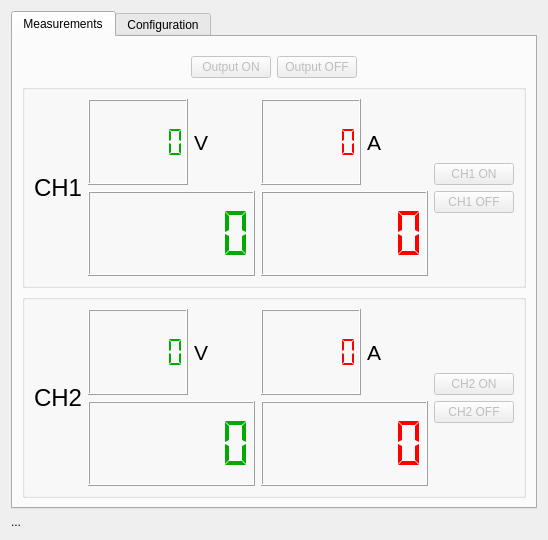
<?xml version="1.0" encoding="UTF-8"?>
<ui version="4.0">
 <class>LVpsuWidget</class>
 <widget class="QWidget" name="LVpsuWidget">
  <property name="geometry">
   <rect>
    <x>0</x>
    <y>0</y>
    <width>548</width>
    <height>540</height>
   </rect>
  </property>
  <property name="windowTitle">
   <string>Form</string>
  </property>
  <layout class="QVBoxLayout" name="verticalLayout_8">
   <item>
    <layout class="QHBoxLayout" name="tcpLayout"/>
   </item>
   <item>
    <widget class="QTabWidget" name="tabWidget">
     <property name="currentIndex">
      <number>0</number>
     </property>
     <widget class="QWidget" name="tab">
      <attribute name="title">
       <string>Measurements</string>
      </attribute>
      <layout class="QVBoxLayout" name="verticalLayout_13">
       <item>
        <spacer name="verticalSpacer_5">
         <property name="orientation">
          <enum>Qt::Vertical</enum>
         </property>
         <property name="sizeType">
          <enum>QSizePolicy::Fixed</enum>
         </property>
         <property name="sizeHint" stdset="0">
          <size>
           <width>20</width>
           <height>10</height>
          </size>
         </property>
        </spacer>
       </item>
       <item>
        <layout class="QHBoxLayout" name="horizontalLayout_9">
         <property name="bottomMargin">
          <number>0</number>
         </property>
         <item>
          <spacer name="horizontalSpacer_6">
           <property name="orientation">
            <enum>Qt::Horizontal</enum>
           </property>
           <property name="sizeHint" stdset="0">
            <size>
             <width>40</width>
             <height>20</height>
            </size>
           </property>
          </spacer>
         </item>
         <item>
          <widget class="QPushButton" name="outputON">
           <property name="enabled">
            <bool>false</bool>
           </property>
           <property name="text">
            <string>Output ON</string>
           </property>
          </widget>
         </item>
         <item>
          <widget class="QPushButton" name="outputOFF">
           <property name="enabled">
            <bool>false</bool>
           </property>
           <property name="text">
            <string>Output OFF</string>
           </property>
          </widget>
         </item>
         <item>
          <spacer name="horizontalSpacer_7">
           <property name="orientation">
            <enum>Qt::Horizontal</enum>
           </property>
           <property name="sizeHint" stdset="0">
            <size>
             <width>40</width>
             <height>20</height>
            </size>
           </property>
          </spacer>
         </item>
        </layout>
       </item>
       <item>
        <widget class="QGroupBox" name="groupBox1">
         <layout class="QHBoxLayout" name="horizontalLayout_5">
          <item>
           <widget class="QLabel" name="label_5">
            <property name="font">
             <font>
              <pointsize>18</pointsize>
              <italic>false</italic>
             </font>
            </property>
            <property name="text">
             <string>CH1</string>
            </property>
           </widget>
          </item>
          <item>
           <layout class="QVBoxLayout" name="verticalLayout_4">
            <item>
             <layout class="QHBoxLayout" name="horizontalLayout_3">
              <item>
               <widget class="QLCDNumber" name="CH1volatgeSet">
                <property name="minimumSize">
                 <size>
                  <width>100</width>
                  <height>40</height>
                 </size>
                </property>
                <property name="palette">
                 <palette>
                  <active>
                   <colorrole role="WindowText">
                    <brush brushstyle="SolidPattern">
                     <color alpha="255">
                      <red>0</red>
                      <green>170</green>
                      <blue>0</blue>
                     </color>
                    </brush>
                   </colorrole>
                  </active>
                  <inactive>
                   <colorrole role="WindowText">
                    <brush brushstyle="SolidPattern">
                     <color alpha="255">
                      <red>0</red>
                      <green>170</green>
                      <blue>0</blue>
                     </color>
                    </brush>
                   </colorrole>
                  </inactive>
                  <disabled>
                   <colorrole role="WindowText">
                    <brush brushstyle="SolidPattern">
                     <color alpha="255">
                      <red>159</red>
                      <green>158</green>
                      <blue>158</blue>
                     </color>
                    </brush>
                   </colorrole>
                  </disabled>
                 </palette>
                </property>
                <property name="digitCount">
                 <number>6</number>
                </property>
                <property name="segmentStyle">
                 <enum>QLCDNumber::Flat</enum>
                </property>
               </widget>
              </item>
              <item>
               <widget class="QLabel" name="label">
                <property name="font">
                 <font>
                  <pointsize>16</pointsize>
                  <weight>50</weight>
                  <italic>false</italic>
                  <bold>false</bold>
                 </font>
                </property>
                <property name="text">
                 <string>V</string>
                </property>
               </widget>
              </item>
              <item>
               <spacer name="horizontalSpacer_2">
                <property name="orientation">
                 <enum>Qt::Horizontal</enum>
                </property>
                <property name="sizeHint" stdset="0">
                 <size>
                  <width>40</width>
                  <height>20</height>
                 </size>
                </property>
               </spacer>
              </item>
             </layout>
            </item>
            <item>
             <widget class="QLCDNumber" name="CH1voltage">
              <property name="minimumSize">
               <size>
                <width>160</width>
                <height>60</height>
               </size>
              </property>
              <property name="palette">
               <palette>
                <active>
                 <colorrole role="WindowText">
                  <brush brushstyle="SolidPattern">
                   <color alpha="255">
                    <red>0</red>
                    <green>170</green>
                    <blue>0</blue>
                   </color>
                  </brush>
                 </colorrole>
                </active>
                <inactive>
                 <colorrole role="WindowText">
                  <brush brushstyle="SolidPattern">
                   <color alpha="255">
                    <red>0</red>
                    <green>170</green>
                    <blue>0</blue>
                   </color>
                  </brush>
                 </colorrole>
                </inactive>
                <disabled>
                 <colorrole role="WindowText">
                  <brush brushstyle="SolidPattern">
                   <color alpha="255">
                    <red>159</red>
                    <green>158</green>
                    <blue>158</blue>
                   </color>
                  </brush>
                 </colorrole>
                </disabled>
               </palette>
              </property>
              <property name="digitCount">
               <number>6</number>
              </property>
              <property name="segmentStyle">
               <enum>QLCDNumber::Flat</enum>
              </property>
             </widget>
            </item>
           </layout>
          </item>
          <item>
           <layout class="QVBoxLayout" name="verticalLayout_5">
            <item>
             <layout class="QHBoxLayout" name="horizontalLayout_4">
              <item>
               <widget class="QLCDNumber" name="CH1currentSet">
                <property name="minimumSize">
                 <size>
                  <width>100</width>
                  <height>40</height>
                 </size>
                </property>
                <property name="palette">
                 <palette>
                  <active>
                   <colorrole role="WindowText">
                    <brush brushstyle="SolidPattern">
                     <color alpha="255">
                      <red>255</red>
                      <green>0</green>
                      <blue>0</blue>
                     </color>
                    </brush>
                   </colorrole>
                  </active>
                  <inactive>
                   <colorrole role="WindowText">
                    <brush brushstyle="SolidPattern">
                     <color alpha="255">
                      <red>255</red>
                      <green>0</green>
                      <blue>0</blue>
                     </color>
                    </brush>
                   </colorrole>
                  </inactive>
                  <disabled>
                   <colorrole role="WindowText">
                    <brush brushstyle="SolidPattern">
                     <color alpha="255">
                      <red>159</red>
                      <green>158</green>
                      <blue>158</blue>
                     </color>
                    </brush>
                   </colorrole>
                  </disabled>
                 </palette>
                </property>
                <property name="digitCount">
                 <number>6</number>
                </property>
                <property name="segmentStyle">
                 <enum>QLCDNumber::Flat</enum>
                </property>
               </widget>
              </item>
              <item>
               <widget class="QLabel" name="label_2">
                <property name="font">
                 <font>
                  <pointsize>16</pointsize>
                 </font>
                </property>
                <property name="text">
                 <string>A</string>
                </property>
               </widget>
              </item>
              <item>
               <spacer name="horizontalSpacer_3">
                <property name="orientation">
                 <enum>Qt::Horizontal</enum>
                </property>
                <property name="sizeHint" stdset="0">
                 <size>
                  <width>40</width>
                  <height>20</height>
                 </size>
                </property>
               </spacer>
              </item>
             </layout>
            </item>
            <item>
             <widget class="QLCDNumber" name="CH1current">
              <property name="minimumSize">
               <size>
                <width>160</width>
                <height>60</height>
               </size>
              </property>
              <property name="palette">
               <palette>
                <active>
                 <colorrole role="WindowText">
                  <brush brushstyle="SolidPattern">
                   <color alpha="255">
                    <red>255</red>
                    <green>0</green>
                    <blue>0</blue>
                   </color>
                  </brush>
                 </colorrole>
                </active>
                <inactive>
                 <colorrole role="WindowText">
                  <brush brushstyle="SolidPattern">
                   <color alpha="255">
                    <red>255</red>
                    <green>0</green>
                    <blue>0</blue>
                   </color>
                  </brush>
                 </colorrole>
                </inactive>
                <disabled>
                 <colorrole role="WindowText">
                  <brush brushstyle="SolidPattern">
                   <color alpha="255">
                    <red>159</red>
                    <green>158</green>
                    <blue>158</blue>
                   </color>
                  </brush>
                 </colorrole>
                </disabled>
               </palette>
              </property>
              <property name="digitCount">
               <number>6</number>
              </property>
              <property name="segmentStyle">
               <enum>QLCDNumber::Flat</enum>
              </property>
             </widget>
            </item>
           </layout>
          </item>
          <item>
           <layout class="QVBoxLayout" name="verticalLayout_9">
            <property name="rightMargin">
             <number>0</number>
            </property>
            <item>
             <spacer name="verticalSpacer_2">
              <property name="orientation">
               <enum>Qt::Vertical</enum>
              </property>
              <property name="sizeHint" stdset="0">
               <size>
                <width>20</width>
                <height>40</height>
               </size>
              </property>
             </spacer>
            </item>
            <item>
             <widget class="QPushButton" name="CH1on">
              <property name="enabled">
               <bool>false</bool>
              </property>
              <property name="text">
               <string>CH1 ON</string>
              </property>
             </widget>
            </item>
            <item>
             <widget class="QPushButton" name="CH1off">
              <property name="enabled">
               <bool>false</bool>
              </property>
              <property name="text">
               <string>CH1 OFF</string>
              </property>
             </widget>
            </item>
            <item>
             <spacer name="verticalSpacer">
              <property name="orientation">
               <enum>Qt::Vertical</enum>
              </property>
              <property name="sizeHint" stdset="0">
               <size>
                <width>20</width>
                <height>40</height>
               </size>
              </property>
             </spacer>
            </item>
           </layout>
          </item>
         </layout>
        </widget>
       </item>
       <item>
        <widget class="QGroupBox" name="groupBox2">
         <layout class="QHBoxLayout" name="horizontalLayout_6">
          <item>
           <widget class="QLabel" name="label_6">
            <property name="font">
             <font>
              <pointsize>18</pointsize>
             </font>
            </property>
            <property name="text">
             <string>CH2</string>
            </property>
            <property name="buddy">
             <cstring>groupBox2</cstring>
            </property>
           </widget>
          </item>
          <item>
           <layout class="QVBoxLayout" name="verticalLayout_6">
            <item>
             <layout class="QHBoxLayout" name="horizontalLayout_7">
              <item>
               <widget class="QLCDNumber" name="CH2voltageSet">
                <property name="minimumSize">
                 <size>
                  <width>100</width>
                  <height>40</height>
                 </size>
                </property>
                <property name="palette">
                 <palette>
                  <active>
                   <colorrole role="WindowText">
                    <brush brushstyle="SolidPattern">
                     <color alpha="255">
                      <red>0</red>
                      <green>170</green>
                      <blue>0</blue>
                     </color>
                    </brush>
                   </colorrole>
                  </active>
                  <inactive>
                   <colorrole role="WindowText">
                    <brush brushstyle="SolidPattern">
                     <color alpha="255">
                      <red>0</red>
                      <green>170</green>
                      <blue>0</blue>
                     </color>
                    </brush>
                   </colorrole>
                  </inactive>
                  <disabled>
                   <colorrole role="WindowText">
                    <brush brushstyle="SolidPattern">
                     <color alpha="255">
                      <red>159</red>
                      <green>158</green>
                      <blue>158</blue>
                     </color>
                    </brush>
                   </colorrole>
                  </disabled>
                 </palette>
                </property>
                <property name="digitCount">
                 <number>6</number>
                </property>
                <property name="segmentStyle">
                 <enum>QLCDNumber::Flat</enum>
                </property>
               </widget>
              </item>
              <item>
               <widget class="QLabel" name="label_3">
                <property name="font">
                 <font>
                  <pointsize>16</pointsize>
                 </font>
                </property>
                <property name="text">
                 <string>V</string>
                </property>
               </widget>
              </item>
              <item>
               <spacer name="horizontalSpacer_4">
                <property name="orientation">
                 <enum>Qt::Horizontal</enum>
                </property>
                <property name="sizeHint" stdset="0">
                 <size>
                  <width>40</width>
                  <height>20</height>
                 </size>
                </property>
               </spacer>
              </item>
             </layout>
            </item>
            <item>
             <widget class="QLCDNumber" name="CH2voltage">
              <property name="minimumSize">
               <size>
                <width>160</width>
                <height>60</height>
               </size>
              </property>
              <property name="palette">
               <palette>
                <active>
                 <colorrole role="WindowText">
                  <brush brushstyle="SolidPattern">
                   <color alpha="255">
                    <red>0</red>
                    <green>170</green>
                    <blue>0</blue>
                   </color>
                  </brush>
                 </colorrole>
                </active>
                <inactive>
                 <colorrole role="WindowText">
                  <brush brushstyle="SolidPattern">
                   <color alpha="255">
                    <red>0</red>
                    <green>170</green>
                    <blue>0</blue>
                   </color>
                  </brush>
                 </colorrole>
                </inactive>
                <disabled>
                 <colorrole role="WindowText">
                  <brush brushstyle="SolidPattern">
                   <color alpha="255">
                    <red>159</red>
                    <green>158</green>
                    <blue>158</blue>
                   </color>
                  </brush>
                 </colorrole>
                </disabled>
               </palette>
              </property>
              <property name="digitCount">
               <number>6</number>
              </property>
              <property name="segmentStyle">
               <enum>QLCDNumber::Flat</enum>
              </property>
             </widget>
            </item>
           </layout>
          </item>
          <item>
           <layout class="QVBoxLayout" name="verticalLayout_7">
            <item>
             <layout class="QHBoxLayout" name="horizontalLayout_8">
              <item>
               <widget class="QLCDNumber" name="CH2currentSet">
                <property name="minimumSize">
                 <size>
                  <width>100</width>
                  <height>40</height>
                 </size>
                </property>
                <property name="palette">
                 <palette>
                  <active>
                   <colorrole role="WindowText">
                    <brush brushstyle="SolidPattern">
                     <color alpha="255">
                      <red>255</red>
                      <green>0</green>
                      <blue>0</blue>
                     </color>
                    </brush>
                   </colorrole>
                  </active>
                  <inactive>
                   <colorrole role="WindowText">
                    <brush brushstyle="SolidPattern">
                     <color alpha="255">
                      <red>255</red>
                      <green>0</green>
                      <blue>0</blue>
                     </color>
                    </brush>
                   </colorrole>
                  </inactive>
                  <disabled>
                   <colorrole role="WindowText">
                    <brush brushstyle="SolidPattern">
                     <color alpha="255">
                      <red>159</red>
                      <green>158</green>
                      <blue>158</blue>
                     </color>
                    </brush>
                   </colorrole>
                  </disabled>
                 </palette>
                </property>
                <property name="digitCount">
                 <number>6</number>
                </property>
                <property name="segmentStyle">
                 <enum>QLCDNumber::Flat</enum>
                </property>
               </widget>
              </item>
              <item>
               <widget class="QLabel" name="label_4">
                <property name="font">
                 <font>
                  <pointsize>16</pointsize>
                 </font>
                </property>
                <property name="text">
                 <string>A</string>
                </property>
               </widget>
              </item>
              <item>
               <spacer name="horizontalSpacer_5">
                <property name="orientation">
                 <enum>Qt::Horizontal</enum>
                </property>
                <property name="sizeHint" stdset="0">
                 <size>
                  <width>40</width>
                  <height>20</height>
                 </size>
                </property>
               </spacer>
              </item>
             </layout>
            </item>
            <item>
             <widget class="QLCDNumber" name="CH2current">
              <property name="minimumSize">
               <size>
                <width>160</width>
                <height>60</height>
               </size>
              </property>
              <property name="palette">
               <palette>
                <active>
                 <colorrole role="WindowText">
                  <brush brushstyle="SolidPattern">
                   <color alpha="255">
                    <red>255</red>
                    <green>0</green>
                    <blue>0</blue>
                   </color>
                  </brush>
                 </colorrole>
                </active>
                <inactive>
                 <colorrole role="WindowText">
                  <brush brushstyle="SolidPattern">
                   <color alpha="255">
                    <red>255</red>
                    <green>0</green>
                    <blue>0</blue>
                   </color>
                  </brush>
                 </colorrole>
                </inactive>
                <disabled>
                 <colorrole role="WindowText">
                  <brush brushstyle="SolidPattern">
                   <color alpha="255">
                    <red>159</red>
                    <green>158</green>
                    <blue>158</blue>
                   </color>
                  </brush>
                 </colorrole>
                </disabled>
               </palette>
              </property>
              <property name="digitCount">
               <number>6</number>
              </property>
              <property name="segmentStyle">
               <enum>QLCDNumber::Flat</enum>
              </property>
             </widget>
            </item>
           </layout>
          </item>
          <item>
           <layout class="QVBoxLayout" name="verticalLayout_11">
            <property name="rightMargin">
             <number>0</number>
            </property>
            <item>
             <spacer name="verticalSpacer_3">
              <property name="orientation">
               <enum>Qt::Vertical</enum>
              </property>
              <property name="sizeHint" stdset="0">
               <size>
                <width>20</width>
                <height>40</height>
               </size>
              </property>
             </spacer>
            </item>
            <item>
             <widget class="QPushButton" name="CH2on">
              <property name="enabled">
               <bool>false</bool>
              </property>
              <property name="text">
               <string>CH2 ON</string>
              </property>
             </widget>
            </item>
            <item>
             <widget class="QPushButton" name="CH2off">
              <property name="enabled">
               <bool>false</bool>
              </property>
              <property name="text">
               <string>CH2 OFF</string>
              </property>
             </widget>
            </item>
            <item>
             <spacer name="verticalSpacer_4">
              <property name="orientation">
               <enum>Qt::Vertical</enum>
              </property>
              <property name="sizeHint" stdset="0">
               <size>
                <width>20</width>
                <height>40</height>
               </size>
              </property>
             </spacer>
            </item>
           </layout>
          </item>
         </layout>
        </widget>
       </item>
      </layout>
     </widget>
     <widget class="QWidget" name="tab_2">
      <attribute name="title">
       <string>Configuration</string>
      </attribute>
      <layout class="QVBoxLayout" name="verticalLayout_15">
       <item>
        <layout class="QVBoxLayout" name="profileLayout" stretch="">
         <property name="sizeConstraint">
          <enum>QLayout::SetDefaultConstraint</enum>
         </property>
        </layout>
       </item>
       <item>
        <widget class="QGroupBox" name="groupBox">
         <property name="title">
          <string>CH1</string>
         </property>
         <layout class="QVBoxLayout" name="verticalLayout_12">
          <item>
           <layout class="QHBoxLayout" name="horizontalLayout_13">
            <item>
             <widget class="QLabel" name="label_8">
              <property name="text">
               <string>Custom name:</string>
              </property>
             </widget>
            </item>
            <item>
             <spacer name="horizontalSpacer_12">
              <property name="orientation">
               <enum>Qt::Horizontal</enum>
              </property>
              <property name="sizeHint" stdset="0">
               <size>
                <width>40</width>
                <height>20</height>
               </size>
              </property>
             </spacer>
            </item>
            <item>
             <widget class="QLabel" name="customNameLabel1">
              <property name="font">
               <font>
                <pointsize>10</pointsize>
               </font>
              </property>
              <property name="text">
               <string>.</string>
              </property>
             </widget>
            </item>
            <item>
             <spacer name="horizontalSpacer_15">
              <property name="orientation">
               <enum>Qt::Horizontal</enum>
              </property>
              <property name="sizeHint" stdset="0">
               <size>
                <width>40</width>
                <height>20</height>
               </size>
              </property>
             </spacer>
            </item>
            <item>
             <widget class="QPushButton" name="setName1">
              <property name="text">
               <string>Change name</string>
              </property>
             </widget>
            </item>
           </layout>
          </item>
          <item>
           <layout class="QHBoxLayout" name="horizontalLayout_14">
            <item>
             <layout class="QHBoxLayout" name="horizontalLayout_11" stretch="0,0,0">
              <item>
               <widget class="QLCDNumber" name="CH1confV">
                <property name="enabled">
                 <bool>true</bool>
                </property>
                <property name="minimumSize">
                 <size>
                  <width>100</width>
                  <height>40</height>
                 </size>
                </property>
                <property name="palette">
                 <palette>
                  <active>
                   <colorrole role="WindowText">
                    <brush brushstyle="SolidPattern">
                     <color alpha="255">
                      <red>0</red>
                      <green>170</green>
                      <blue>0</blue>
                     </color>
                    </brush>
                   </colorrole>
                  </active>
                  <inactive>
                   <colorrole role="WindowText">
                    <brush brushstyle="SolidPattern">
                     <color alpha="255">
                      <red>0</red>
                      <green>170</green>
                      <blue>0</blue>
                     </color>
                    </brush>
                   </colorrole>
                  </inactive>
                  <disabled>
                   <colorrole role="WindowText">
                    <brush brushstyle="SolidPattern">
                     <color alpha="255">
                      <red>159</red>
                      <green>158</green>
                      <blue>158</blue>
                     </color>
                    </brush>
                   </colorrole>
                  </disabled>
                 </palette>
                </property>
                <property name="font">
                 <font>
                  <strikeout>false</strikeout>
                  <kerning>true</kerning>
                 </font>
                </property>
                <property name="digitCount">
                 <number>6</number>
                </property>
                <property name="segmentStyle">
                 <enum>QLCDNumber::Flat</enum>
                </property>
               </widget>
              </item>
              <item>
               <widget class="QLabel" name="label_9">
                <property name="font">
                 <font>
                  <pointsize>16</pointsize>
                  <weight>50</weight>
                  <italic>false</italic>
                  <bold>false</bold>
                 </font>
                </property>
                <property name="text">
                 <string>V</string>
                </property>
               </widget>
              </item>
              <item>
               <widget class="QPushButton" name="CH1confVSet">
                <property name="text">
                 <string>Set voltage</string>
                </property>
               </widget>
              </item>
             </layout>
            </item>
            <item>
             <spacer name="horizontalSpacer_9">
              <property name="orientation">
               <enum>Qt::Horizontal</enum>
              </property>
              <property name="sizeHint" stdset="0">
               <size>
                <width>40</width>
                <height>20</height>
               </size>
              </property>
             </spacer>
            </item>
            <item>
             <layout class="QHBoxLayout" name="horizontalLayout_15">
              <property name="topMargin">
               <number>0</number>
              </property>
              <item>
               <widget class="QLCDNumber" name="CH1confI">
                <property name="minimumSize">
                 <size>
                  <width>100</width>
                  <height>40</height>
                 </size>
                </property>
                <property name="palette">
                 <palette>
                  <active>
                   <colorrole role="WindowText">
                    <brush brushstyle="SolidPattern">
                     <color alpha="255">
                      <red>255</red>
                      <green>0</green>
                      <blue>0</blue>
                     </color>
                    </brush>
                   </colorrole>
                  </active>
                  <inactive>
                   <colorrole role="WindowText">
                    <brush brushstyle="SolidPattern">
                     <color alpha="255">
                      <red>255</red>
                      <green>0</green>
                      <blue>0</blue>
                     </color>
                    </brush>
                   </colorrole>
                  </inactive>
                  <disabled>
                   <colorrole role="WindowText">
                    <brush brushstyle="SolidPattern">
                     <color alpha="255">
                      <red>159</red>
                      <green>158</green>
                      <blue>158</blue>
                     </color>
                    </brush>
                   </colorrole>
                  </disabled>
                 </palette>
                </property>
                <property name="digitCount">
                 <number>6</number>
                </property>
                <property name="segmentStyle">
                 <enum>QLCDNumber::Flat</enum>
                </property>
               </widget>
              </item>
              <item>
               <widget class="QLabel" name="label_10">
                <property name="font">
                 <font>
                  <pointsize>16</pointsize>
                  <weight>50</weight>
                  <italic>false</italic>
                  <bold>false</bold>
                 </font>
                </property>
                <property name="text">
                 <string>A</string>
                </property>
               </widget>
              </item>
              <item>
               <widget class="QPushButton" name="CH1confISet">
                <property name="text">
                 <string>Set current</string>
                </property>
               </widget>
              </item>
             </layout>
            </item>
           </layout>
          </item>
         </layout>
        </widget>
       </item>
       <item>
        <widget class="QGroupBox" name="groupBox_2">
         <property name="title">
          <string>CH2</string>
         </property>
         <layout class="QVBoxLayout" name="verticalLayout_14">
          <item>
           <layout class="QHBoxLayout" name="horizontalLayout_16">
            <item>
             <widget class="QLabel" name="label_7">
              <property name="text">
               <string>Custom name:</string>
              </property>
             </widget>
            </item>
            <item>
             <spacer name="horizontalSpacer_16">
              <property name="orientation">
               <enum>Qt::Horizontal</enum>
              </property>
              <property name="sizeHint" stdset="0">
               <size>
                <width>40</width>
                <height>20</height>
               </size>
              </property>
             </spacer>
            </item>
            <item>
             <widget class="QLabel" name="customNameLabel2">
              <property name="font">
               <font>
                <pointsize>10</pointsize>
               </font>
              </property>
              <property name="text">
               <string>.</string>
              </property>
             </widget>
            </item>
            <item>
             <spacer name="horizontalSpacer_11">
              <property name="orientation">
               <enum>Qt::Horizontal</enum>
              </property>
              <property name="sizeHint" stdset="0">
               <size>
                <width>40</width>
                <height>20</height>
               </size>
              </property>
             </spacer>
            </item>
            <item>
             <widget class="QPushButton" name="setName2">
              <property name="text">
               <string>Change name</string>
              </property>
             </widget>
            </item>
           </layout>
          </item>
          <item>
           <layout class="QHBoxLayout" name="horizontalLayout_17">
            <item>
             <layout class="QHBoxLayout" name="horizontalLayout_19">
              <item>
               <widget class="QLCDNumber" name="CH2confV">
                <property name="minimumSize">
                 <size>
                  <width>100</width>
                  <height>40</height>
                 </size>
                </property>
                <property name="palette">
                 <palette>
                  <active>
                   <colorrole role="WindowText">
                    <brush brushstyle="SolidPattern">
                     <color alpha="255">
                      <red>0</red>
                      <green>170</green>
                      <blue>0</blue>
                     </color>
                    </brush>
                   </colorrole>
                  </active>
                  <inactive>
                   <colorrole role="WindowText">
                    <brush brushstyle="SolidPattern">
                     <color alpha="255">
                      <red>0</red>
                      <green>170</green>
                      <blue>0</blue>
                     </color>
                    </brush>
                   </colorrole>
                  </inactive>
                  <disabled>
                   <colorrole role="WindowText">
                    <brush brushstyle="SolidPattern">
                     <color alpha="255">
                      <red>159</red>
                      <green>158</green>
                      <blue>158</blue>
                     </color>
                    </brush>
                   </colorrole>
                  </disabled>
                 </palette>
                </property>
                <property name="digitCount">
                 <number>6</number>
                </property>
                <property name="segmentStyle">
                 <enum>QLCDNumber::Flat</enum>
                </property>
               </widget>
              </item>
              <item>
               <widget class="QLabel" name="label_11">
                <property name="font">
                 <font>
                  <pointsize>16</pointsize>
                  <weight>50</weight>
                  <italic>false</italic>
                  <bold>false</bold>
                 </font>
                </property>
                <property name="text">
                 <string>V</string>
                </property>
               </widget>
              </item>
              <item>
               <widget class="QPushButton" name="CH2confVSet">
                <property name="text">
                 <string>Set voltage</string>
                </property>
               </widget>
              </item>
             </layout>
            </item>
            <item>
             <spacer name="horizontalSpacer_8">
              <property name="orientation">
               <enum>Qt::Horizontal</enum>
              </property>
              <property name="sizeHint" stdset="0">
               <size>
                <width>40</width>
                <height>20</height>
               </size>
              </property>
             </spacer>
            </item>
            <item>
             <layout class="QHBoxLayout" name="horizontalLayout_21">
              <item>
               <widget class="QLCDNumber" name="CH2confI">
                <property name="minimumSize">
                 <size>
                  <width>100</width>
                  <height>40</height>
                 </size>
                </property>
                <property name="palette">
                 <palette>
                  <active>
                   <colorrole role="WindowText">
                    <brush brushstyle="SolidPattern">
                     <color alpha="255">
                      <red>255</red>
                      <green>0</green>
                      <blue>0</blue>
                     </color>
                    </brush>
                   </colorrole>
                  </active>
                  <inactive>
                   <colorrole role="WindowText">
                    <brush brushstyle="SolidPattern">
                     <color alpha="255">
                      <red>255</red>
                      <green>0</green>
                      <blue>0</blue>
                     </color>
                    </brush>
                   </colorrole>
                  </inactive>
                  <disabled>
                   <colorrole role="WindowText">
                    <brush brushstyle="SolidPattern">
                     <color alpha="255">
                      <red>159</red>
                      <green>158</green>
                      <blue>158</blue>
                     </color>
                    </brush>
                   </colorrole>
                  </disabled>
                 </palette>
                </property>
                <property name="digitCount">
                 <number>6</number>
                </property>
                <property name="segmentStyle">
                 <enum>QLCDNumber::Flat</enum>
                </property>
               </widget>
              </item>
              <item>
               <widget class="QLabel" name="label_12">
                <property name="font">
                 <font>
                  <pointsize>16</pointsize>
                  <weight>50</weight>
                  <italic>false</italic>
                  <bold>false</bold>
                 </font>
                </property>
                <property name="text">
                 <string>A</string>
                </property>
               </widget>
              </item>
              <item>
               <widget class="QPushButton" name="CH2confISet">
                <property name="text">
                 <string>Set current</string>
                </property>
               </widget>
              </item>
             </layout>
            </item>
           </layout>
          </item>
         </layout>
        </widget>
       </item>
      </layout>
     </widget>
    </widget>
   </item>
   <item>
    <widget class="QLabel" name="statusLabel">
     <property name="text">
      <string>...</string>
     </property>
    </widget>
   </item>
  </layout>
 </widget>
 <resources/>
 <connections/>
</ui>
